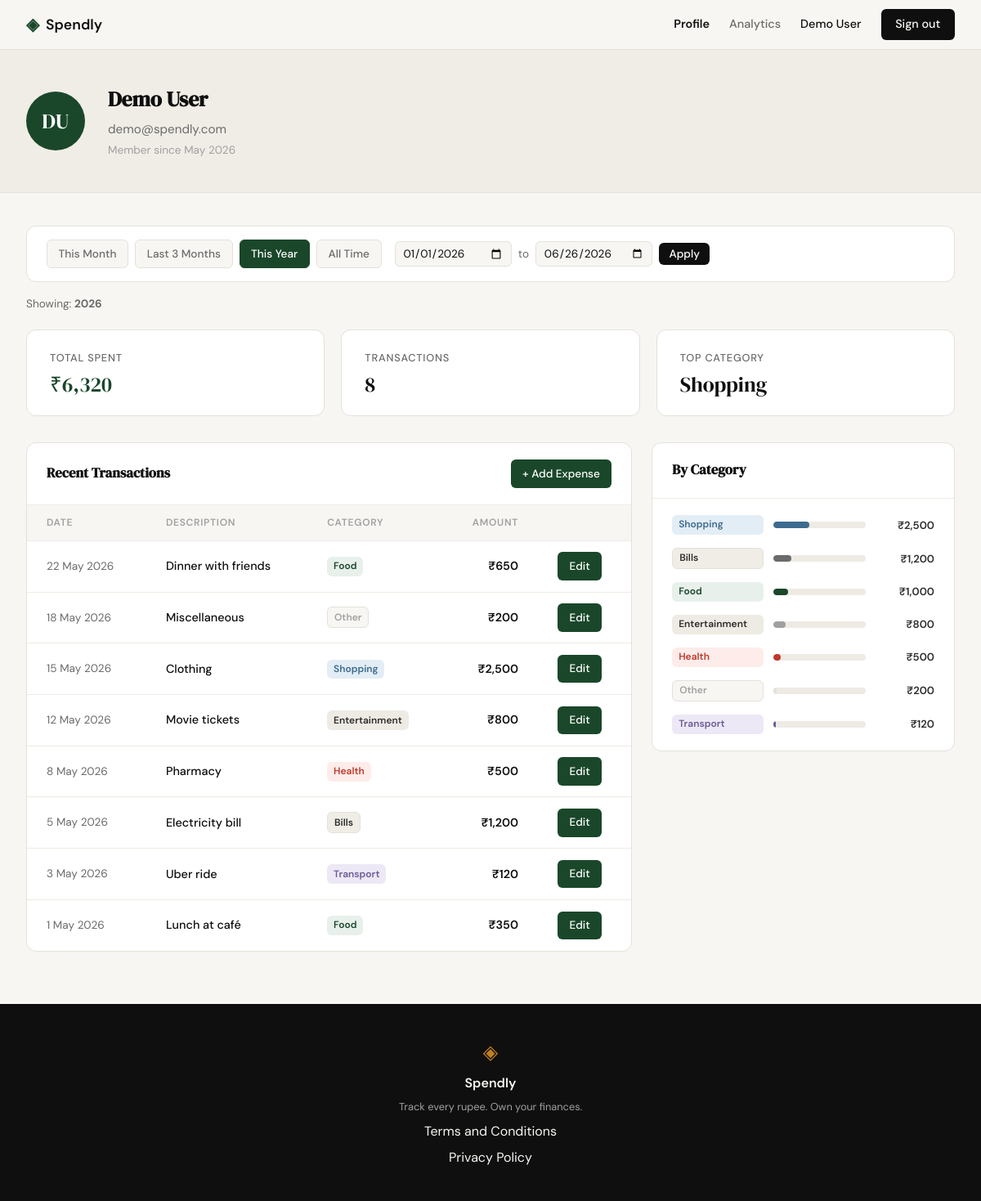
Before: /profile?period=this_year (signed in) with the older database file.
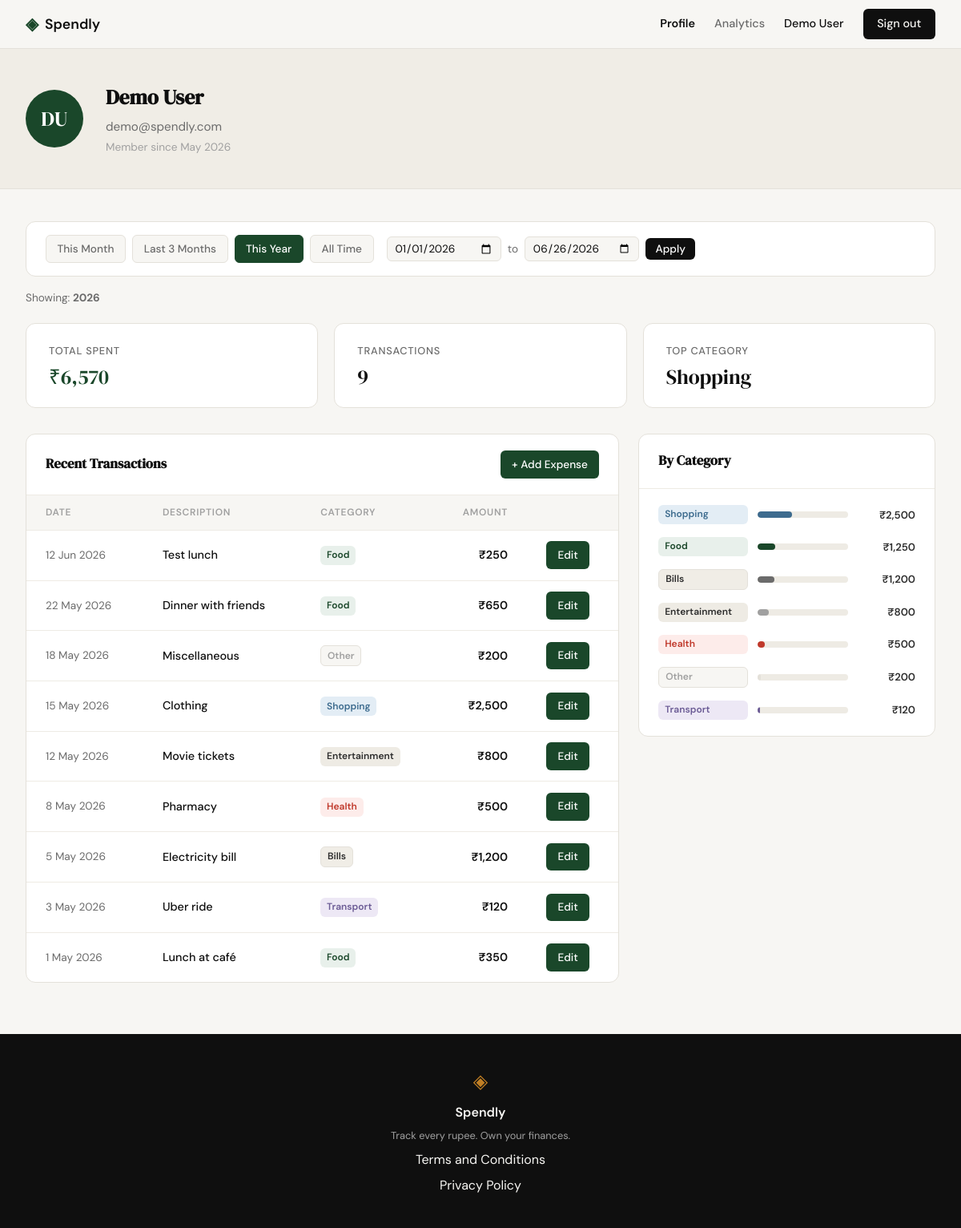
After: the same page with the newer database file.
### tables this page shows
CREATE TABLE expenses (
            id          INTEGER PRIMARY KEY AUTOINCREMENT,
            user_id     INTEGER NOT NULL REFERENCES users(id),
            amount      REAL    NOT NULL,
            category    TEXT    NOT NULL,
            date        TEXT    NOT NULL,
            description TEXT,
            created_at  TEXT    DEFAULT (datetime('now'))
        );

### app.py (the view)
@app.route("/profile")
def profile():
    if not session.get("user_id"):
        return redirect(url_for("login"))
    user_data = get_user_by_id(session["user_id"])
    if not user_data:
        session.clear()
        return redirect(url_for("login"))
    name = user_data["name"]
    initials = "".join(w[0] for w in name.split()[:2]).upper()
    user = {
        "name": name,
        "initials": initials,
        "email": user_data["email"],
        "member_since": user_data["member_since"],
    }
    today = date.today()
    date_from_raw = request.args.get("from", "").strip()
    date_to_raw   = request.args.get("to", "").strip()
    period        = request.args.get("period", "all")
    date_from = date_to = None
    active_period = "all"
    period_label = "All time"
    if date_from_raw and date_to_raw:
        try:
            d_from = date.fromisoformat(date_from_raw)
            d_to   = date.fromisoformat(date_to_raw)
            if d_from > d_to:
                d_from, d_to = d_to, d_from
            date_from, date_to = d_from.isoformat(), d_to.isoformat()
            active_period = "custom"
            period_label = (
                f"{d_from.strftime('%-d %b %Y')} – {d_to.strftime('%-d %b %Y')}"
            )
        except ValueError:
            pass
    elif period == "this_month":
        date_from = today.replace(day=1).isoformat()
        date_to   = today.isoformat()
        active_period = "this_month"
        period_label  = today.strftime("%B %Y")
    elif period == "last_3_months":
        date_from = (today - timedelta(days=90)).isoformat()
        date_to   = today.isoformat()
        active_period = "last_3_months"
        period_label  = "Last 3 months"
    elif period == "this_year":
        date_from = today.replace(month=1, day=1).isoformat()
        date_to   = today.isoformat()
        active_period = "this_year"
        period_label  = str(today.year)
    stats        = get_summary_stats(session["user_id"], date_from, date_to)
    transactions = get_recent_transactions(session["user_id"], date_from=date_from, date_to=date_to)
    categories   = get_category_breakdown(session["user_id"], date_from, date_to)
    return render_template(
        "profile.html",
        user=user,
        stats=stats,
        transactions=transactions,
        categories=categories,
        active_period=active_period,
        date_from=date_from,
        date_to=date_to,
        period_label=period_label,
    )

### database/db.py (called while the page is built)
def get_db():
    conn = sqlite3.connect(DB_PATH)
    conn.row_factory = sqlite3.Row
    conn.execute("PRAGMA foreign_keys = ON")
    return conn

### database/queries.py (called while the page is built)
def _date_clause(date_from, date_to):
    if date_from and date_to:
        return " AND date BETWEEN ? AND ?", (date_from, date_to)
    return "", ()

def get_user_by_id(user_id):
    conn = get_db()
    row = conn.execute(
        "SELECT name, email, created_at FROM users WHERE id = ?", (user_id,)
    ).fetchone()
    conn.close()
    if not row:
        return None
    member_since = datetime.strptime(row["created_at"][:10], "%Y-%m-%d").strftime("%B %Y")
    return {"name": row["name"], "email": row["email"], "member_since": member_since}

### templates/profile.html (shortened to what this page needs)
{% extends "base.html" %}
{% block content %}
<div class="profile-page">
  <div class="profile-hero">
    <div class="profile-hero-inner">
      <div class="avatar">{{ user.initials }}</div>
      <div class="user-details">
        <h1>{{ user.name }}</h1>
        <p class="user-email">{{ user.email }}</p>
        <p class="user-since">Member since {{ user.member_since }}</p>
      </div>
    </div>
  </div>
  <div class="profile-inner">
    <div class="filter-bar">
      <div class="filter-presets">
        <a href="{{ url_for('profile') }}?period=this_month"
           class="filter-btn{% if active_period == 'this_month' %} active{% endif %}">This Month</a>
        <a href="{{ url_for('profile') }}?period=last_3_months"
           class="filter-btn{% if active_period == 'last_3_months' %} active{% endif %}">Last 3 Months</a>
        <a href="{{ url_for('profile') }}?period=this_year"
           class="filter-btn{% if active_period == 'this_year' %} active{% endif %}">This Year</a>
        <a href="{{ url_for('profile') }}?period=all"
           class="filter-btn{% if active_period == 'all' %} active{% endif %}">All Time</a>
      </div>
      <form class="filter-custom" method="get" action="{{ url_for('profile') }}">
        <input type="date" name="from" value="{{ date_from or '' }}">
        <span class="filter-separator">to</span>
        <input type="date" name="to" value="{{ date_to or '' }}">
        <button type="submit">Apply</button>
      </form>
    </div>
    <p class="period-label">Showing: <strong>{{ period_label }}</strong></p>
    <div class="stats-grid">
      <div class="stat-card">
        <p class="stat-label">Total Spent</p>
        <p class="stat-value accent">{{ stats.total_spent }}</p>
      </div>
      <div class="stat-card">
        <p class="stat-label">Transactions</p>
        <p class="stat-value">{{ stats.transaction_count }}</p>
      </div>
      <div class="stat-card">
        <p class="stat-label">Top Category</p>
        <p class="stat-value">{{ stats.top_category }}</p>
      </div>
    </div>
    <div class="profile-lower">
      <div class="section-card">
        <div class="section-card-header">
          <h2>Recent Transactions</h2>
          <a href="{{ url_for('add_expense') }}" class="btn-primary-sm">+ Add Expense</a>
        </div>
        <table class="tx-table">
          <thead>
            <tr>
              <th>Date</th>
              <th>Description</th>
              <th>Category</th>
              <th class="right">Amount</th>
              <th></th>
            </tr>
          </thead>
          <tbody>
            {% for t in transactions %}
            <tr>
              <td class="tx-date">{{ t.date }}</td>
              <td class="tx-desc">{{ t.description }}</td>
              <td><span class="badge badge-{{ t.category | lower }}">{{ t.category }}</span></td>
              <td class="tx-amount right">{{ t.amount }}</td>
              <td class="tx-actions"><a href="{{ url_for('edit_expense', id=t.id) }}" class="btn-primary-sm">Edit</a></td>
            </tr>
            {% endfor %}
          </tbody>
        </table>
      </div>
      <div class="section-card">
        <div class="section-card-header">
          <h2>By Category</h2>
        </div>
        <div class="categories-body">
          {% for cat in categories %}
          <div class="category-row">
            <span class="badge badge-{{ cat.name | lower }}">{{ cat.name }}</span>
            <div class="progress-track">
              <div class="progress-bar bar-{{ cat.name | lower }}" style="--bar-pct: {{ cat.pct }}%"></div>
            </div>
            <span class="cat-amount">{{ cat.amount }}</span>
          </div>
          {% endfor %}
        </div>
      </div>
    </div>
  </div>
</div>
{% endblock %}

Changed rows visible on the page:
added expenses: date "12 Jun 2026", description "Test lunch", category "Food", amount "₹250"
Other visible differences:
{{ stats.total_spent }}: "₹6,320" → "₹6,570"
{{ stats.transaction_count }}: "8" → "9"
{{ cat.pct }}: 39 → 38 (drawn)
{{ cat.pct }}: 19 → 18 (drawn)
{{ cat.pct }}: 13 → 12 (drawn)
new list line: "Food ₹1,250"
list line gone: "Food ₹1,000"
